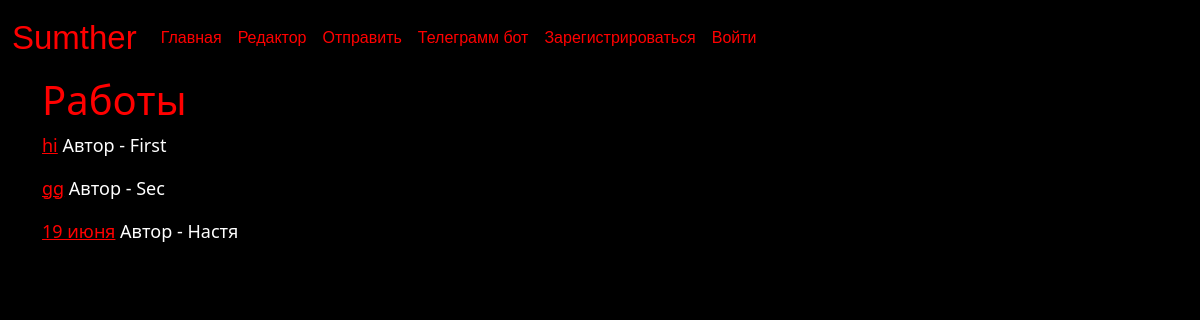
The app's page /home, older data.
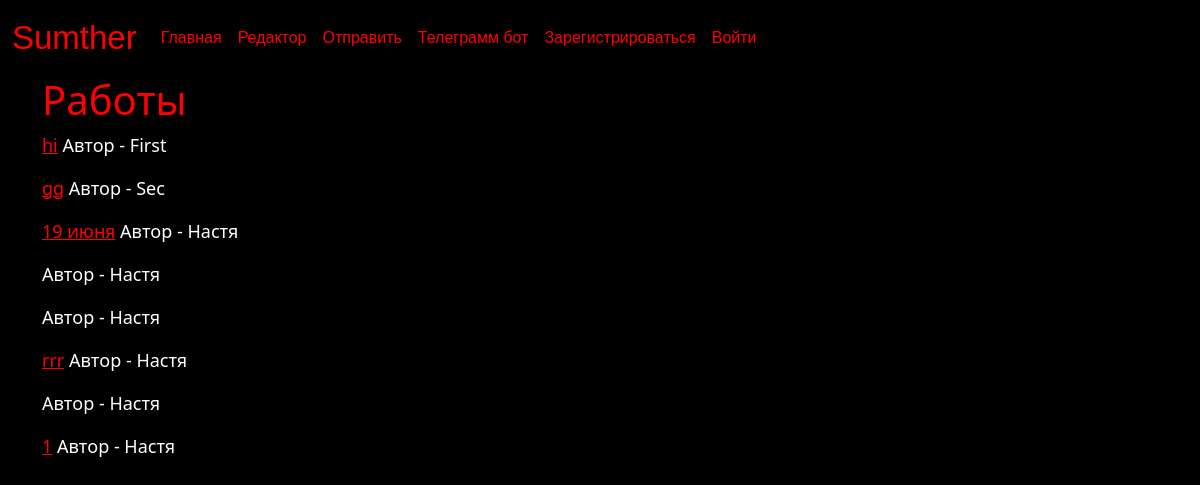
The same page, newer data.
### data/fan.py (models this page shows)
class Fan(SqlAlchemyBase, SerializerMixin):
    __tablename__ = 'fan'
    id = sqlalchemy.Column(sqlalchemy.Integer,
                           primary_key=True, autoincrement=True)
    title = sqlalchemy.Column(sqlalchemy.String, nullable=True)
    content = sqlalchemy.Column((sqlalchemy.String), nullable=True)
    fandom = sqlalchemy.Column(sqlalchemy.String, nullable=True)
    user_id = sqlalchemy.Column(sqlalchemy.Integer,
                                sqlalchemy.ForeignKey("users.id"))
    user = orm.relationship('User')

### data/users.py (models this page shows, shortened)
class User(SqlAlchemyBase, UserMixin, SerializerMixin):
    __tablename__ = 'users'
    id = sqlalchemy.Column(sqlalchemy.Integer,
                           primary_key=True, autoincrement=True)
    name = sqlalchemy.Column(sqlalchemy.String, nullable=True, unique=True)
    password = sqlalchemy.Column(sqlalchemy.String, index=True, nullable=True)
    about = sqlalchemy.Column(sqlalchemy.String, nullable=True)
    news = orm.relationship("Fan", back_populates='user')

### server.py (the view)
@app.route('/')
@app.route('/home')
def home():
    db_sess = db_session.create_session()
    news = db_sess.query(Fan)
    return render_template("home.html", news=news)

### data/db_session.py (called while the page is built)
def create_session() -> Session:
    global __factory
    return __factory()

### templates/home.html
{% extends "base.html" %}
{% block content %}
<h1 style="color:red;">Работы</h1>
{% for item in news%}
<p><a style="color:red;" href="http://127.0.0.1:8080/book/{{item.id}}">{{item.title}}</a> Автор - {{item.user.name}}</p>
{% endfor %}
{% endblock %}

### templates/base.html (shortened to what this page needs)
<!doctype html>
<html lang="en" data-bs-theme="black">
<head>
    <link href="https://cdn.jsdelivr.net/npm/bootstrap@5.3.0/dist/css/bootstrap.min.css" rel="stylesheet"
>
    <link rel="stylesheet" type="text/css" href="/static/css/style.css">
</head>
<body bgcolor="black">
<header>
    <nav class="navbar navbar-expand-lg bg-body-black">
        <div class="container-fluid">
            <a style="font-size: 33px;" class="navbar-brand" href="/">Sumther</a>
            <div class="collapse navbar-collapse" id="navbarNavAltMarkup">
                <div class="nav navbar-nav">
                    <a class="nav-link" href="/home">Главная</a>
                    <a class="nav-link" href="/edit">Редактор</a>
                    <a class="nav-link" href="/enter">Отправить</a>
                    <a class="nav-link" href="/bot">Телеграмм бот</a>
                </div>
                {% if current_user.is_authenticated %}
                <a class="navbar-brand" href="/logout">{{ current_user.name }}</a>
                {% else %}
                <div class="nav navbar-nav navbar-right">
                    <a class="nav-link" href="/register">Зарегистрироваться</a>
                    <a class="nav-link" href="/login">Войти</a></div>
                {% endif %}
            </div>
        </div>
    </nav>
</header>
<main role="main" class="container">
    {% block content %}{% endblock %}
</main>
</body>
</html>

### static/css/style.css (style rules this page uses)
p { color: white; font-size: 18px; }
h1 { color:white }
body { background-color: black; }
.navbar { font-family: "matura mt script capitals", "Arial", sans-serif; --bs-navbar-active-color: red; --bs-navbar-brand-color: red; --bs-navbar-brand-hover-color: #960019; --bs-navbar-hover-color: #960019; --bs-navbar-color: red; }

Row changes from the older to the newer data that the page shows:
added Fan: user.name "Настя"
added Fan: user.name "Настя"
added Fan: title "rrr", user.name "Настя"
added Fan: user.name "Настя"
added Fan: title "1", user.name "Настя"
